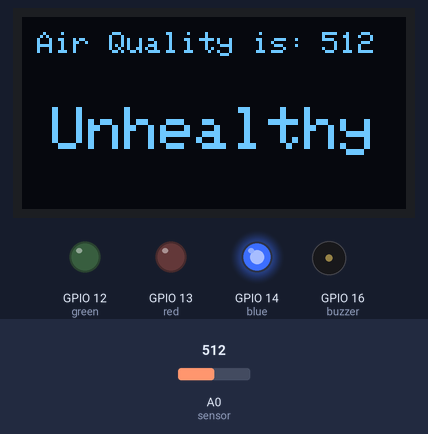
A sketch run on a simulated ESP8266 (NodeMCU). Shown: 128×64 one-colour display, output pins drawn as LEDs (lit = HIGH), buzzer (waves = sounding). The inputs (shaded band) are chosen by the test bench; at power-on: A0 (sensor) = 512. WiFi joins after 1.5 s; servers stay silent unless stated; what the sketch prints to the serial monitor is not drawn.

Above: at 7.2 s.
7.3 s: A0 (sensor) set to 710
At 8.3 s:
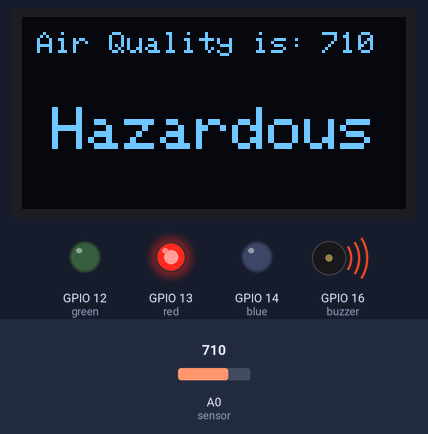
8.9 s: A0 (sensor) set to 310
At 10.7 s:
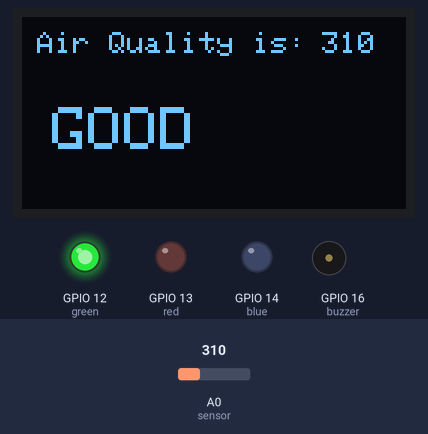
11.0 s: A0 (sensor) set to 331
At 12.2 s:
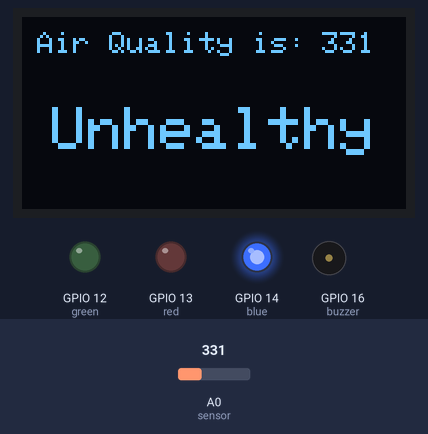
13.2 s: A0 (sensor) set to 306
At 14.8 s:
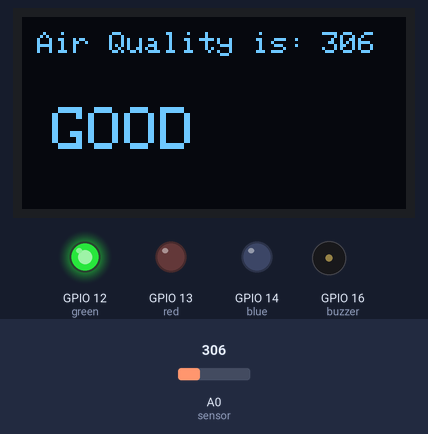
15.1 s: A0 (sensor) set to 716
At 15.5 s:
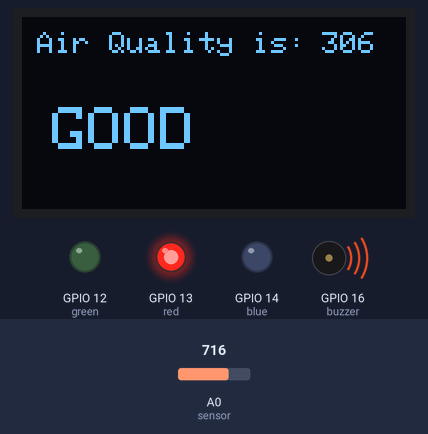
Timing chart, 0 to 18.0 s (numbered marks = the images above; inputs shaded):
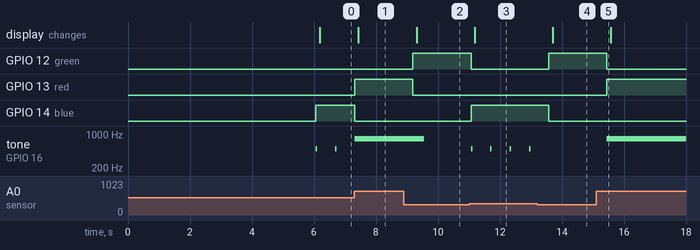

Measured:
- the behaviour switches between 320 and 321 on A0 (sensor) (found by bisection; images 2 and 3)
- after the input at 7.3 s, GPIO 13 (red): LOW → HIGH at once; GPIO 14 (blue): HIGH → LOW at once; the display: changes after 0.14 s (image 1)
- after the input at 8.9 s, GPIO 12 (green): LOW → HIGH after 0.29 s; GPIO 13 (red): HIGH → LOW after 0.29 s; tone on GPIO 16 (buzzer): 800 Hz → silent after 0.66 s; the display: changes after 0.41 s (image 2)
- after the input at 11.0 s, GPIO 12 (green): HIGH → LOW after 0.06 s; GPIO 14 (blue): LOW → HIGH after 0.06 s; tone on GPIO 16 (buzzer): alternates 500 Hz for 0.05 s and silent for 0.58 s, starting after 0.06 s; the display: changes after 0.19 s (image 3)
- after the input at 13.2 s, GPIO 12 (green): LOW → HIGH after 0.37 s; GPIO 14 (blue): HIGH → LOW after 0.37 s; tone on GPIO 16 (buzzer): stops changing and stays silent; the display: changes after 0.49 s (image 4)
- after the input at 15.1 s, GPIO 12 (green): HIGH → LOW after 0.35 s; GPIO 13 (red): LOW → HIGH after 0.35 s; tone on GPIO 16 (buzzer): silent → 800 Hz after 0.35 s

The sketch:

main2.ino
```cpp
// Sck of OLED is connected to D1 or GPIO 5 & SDA of OLED is connected to D2 or GPIO 4

#include <SPI.h>
#include <Wire.h>
#include <Adafruit_GFX.h>
#include <Adafruit_SSD1306.h>
#define OLED_RESET -1                                 //  This for reset. It is not Important to write                // OLED rest in node mcu mean write -1 and in Uno its 4
#define WIRE Wire
#include "ESP8266WiFi.h"

int sensor = A0;
//int fan = 13 ;                                  //13 is GPIO pin  in NodeMcu & D7 is digital pin in Node Mcu
//int relay = 13;                               //13 is GPIO pin  in NodeMcu & D7 is digital pin in Node Mcu
int buzzer = 16;                            //16 is GPIO pin  in NodeMcu & D0 is digital pin in Node Mcu
int red = 13;                                //2 is GPIO pin  in NodeMcu & D4 is digital pin in Node Mcu
int green = 12;                             //14 is GPIO pin  in NodeMcu & D5 is digital pin in Node Mcu
int blue = 14;                            //12 is GPIO pin  in NodeMcu & D6 is digital pin in Node Mcu
int gasLevel = 0;                                  //int variable for gas level
String quality = "";

Adafruit_SSD1306 display = Adafruit_SSD1306(128, 64, &WIRE);

const char* ssid = "WiFi_name"; // Write here your router's username
const char* password = "WiFi_password"; // Write here your router's passward

void setup(){

  WiFi.begin(ssid, password);
  Serial.begin(9600);
  display.begin(SSD1306_SWITCHCAPVCC, 0x3C); // Address 0x3C for 128x32
  display.clearDisplay();
  display.setTextSize(2);
  display.setTextColor(SSD1306_WHITE);
  display.setCursor(5,20);
  display.print("Kala-Kriti");
  display.setTextSize(1);
  display.setCursor(5,50);
  display.print("Team BGN");
  display.display();
  delay(5000);

  pinMode(buzzer, OUTPUT);                       //set beeper for output
  pinMode(sensor, INPUT);                       //set sensor for input
  //pinMode (relay, OUTPUT);
  //pinMode (fan, OUTPUT);
  pinMode (red, OUTPUT);
  pinMode (green, OUTPUT);
  pinMode (blue, OUTPUT);
  //Blynk.begin(auth, ssid, pass);
  //timer.setInterval(1000L, gassensor); // new data will be updated every 10 sec
  delay(1000);

}

void loop(){

  gasLevel = analogRead(sensor);
  Serial.print(" Gas Level:");
  Serial.println(gasLevel);
  digitalWrite (green, LOW);
  digitalWrite (red, LOW);
  digitalWrite (blue, LOW);
  digitalWrite (buzzer, LOW);

  if (gasLevel <= 320) {
    quality = "GOOD";
    digitalWrite (green, HIGH);
    delay(100);
  }

  else if (gasLevel > 320 and gasLevel < 700) {
    quality = "Unhealthy";
    digitalWrite (blue, HIGH);
    tone(buzzer, 500, 50);
    delay(100);
  }

  else if (gasLevel > 700) {
    quality = "Hazardous ";
    digitalWrite (red, HIGH);
    tone( buzzer, 800, 1000);
    delay(100);
  }

  display.clearDisplay();
  display.setTextColor(WHITE);
  display.setCursor(5, 5);
  display.setTextSize(1);
  display.print("Air Quality is: ");
  display.setCursor(100, 5);
  display.setTextSize(1);
  display.print(gasLevel);
  display.setTextSize(2);
  display.setCursor(10, 30);
  display.println(quality);
  display.display();
  delay(500);

}
```
